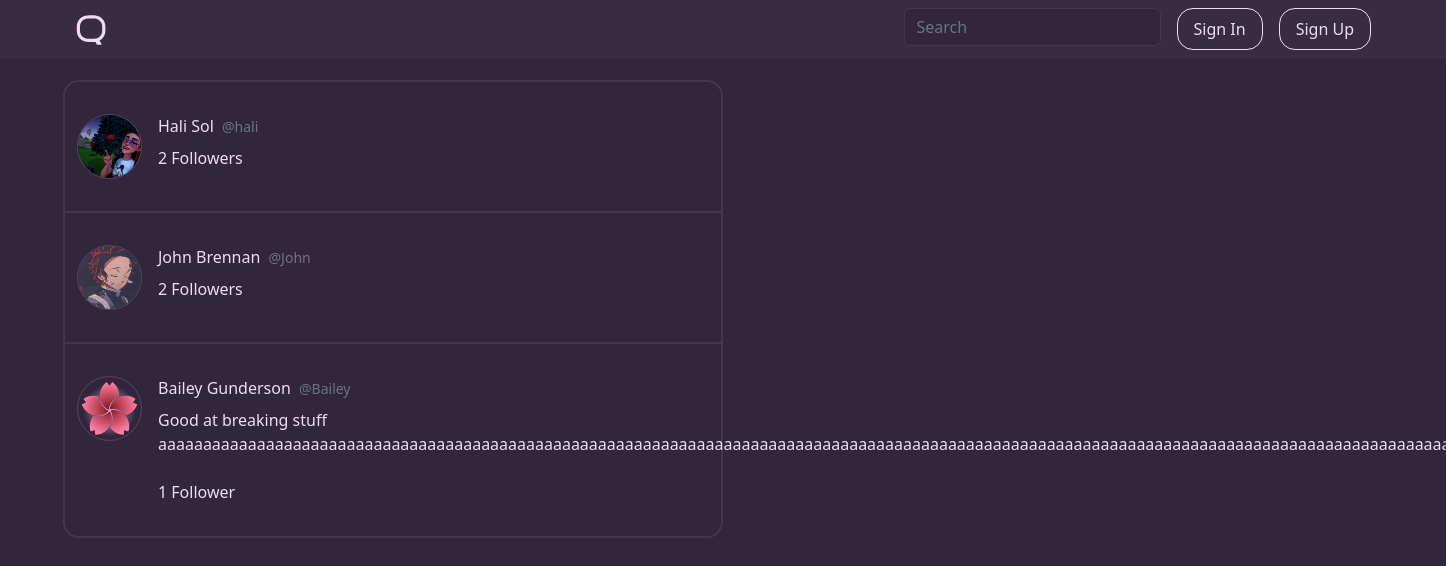
/u/flynn/following, run on the app's committed database.
### qwippit/models.py (models this page shows, shortened)
class User(db.Model, UserMixin):
    id = db.Column(db.Integer, primary_key=True)
    username = db.Column(db.String(16), unique=True, nullable=False)
    displayname = db.Column(db.String(20), nullable=False)
    email = db.Column(db.String(120), unique=True, nullable=False)
    bio = db.Column(db.String(256))
    image_file = db.Column(db.String(20), nullable=False, default='default.png')
    banner_file = db.Column(db.String(20), nullable=False, default='default.png')
    password = db.Column(db.String(60), nullable=False)
    emailverified = db.Column(db.Boolean(), nullable=False, default=False)
    following = db.relationship('User',
                                secondary=followers,
                                primaryjoin=(followers.c.follower_id == id),
                                secondaryjoin=(followers.c.followed_id == id),
                                backref=db.backref('followers', lazy='dynamic'),
                                lazy='dynamic')
    viewed_qwipps = db.relationship('Qwipp', secondary='qwippViews', backref='hasViewed')
    viewed_qwills = db.relationship('Qwill', secondary='qwillViews', backref='hasViewed')
    liked_qwipps = db.relationship('Qwipp', secondary='qwippLikes', backref='hasLiked')
    liked_qwills = db.relationship('Qwill', secondary='qwillLikes', backref='hasLiked')
    qwipps = db.relationship('Qwipp', backref='author', lazy=True)
    qwills = db.relationship('Qwill', backref='author', lazy=True)
    like_notifications = db.Column(db.Boolean(), nullable=False, default=True)
    follow_notifications = db.Column(db.Boolean(), nullable=False, default=True)
    reply_notifications = db.Column(db.Boolean(), nullable=False, default=True)

### qwippit/users/routes.py (the view)
@users.route("/u/<string:username>/following")
def user_following(username):
    user = User.query.filter(func.lower(User.username) == func.lower(username)).first_or_404()
    following = user.following
    return render_template('users/userfollowing.html', title="@" + username + " - Following", following=following)

### run.py (called while the page is built)
@app.template_filter()
def number_format(num):
    magnitude = 0
    while num >= 1000:
        num = float('{:.3g}'.format(num))
        magnitude += 1
        num /= 1000.0
    formatted_num = '{:,.1f}'.format(num) if 1000 <= num < 10000 else '{:f}'.format(num)
    return '{}{}'.format(formatted_num.rstrip('0').rstrip('.'), ['', 'K', 'M', 'B', 'T'][magnitude])

### qwippit/templates/users/userfollowing.html (shortened to what this page needs)
{% extends "main/layout.html" %}
{% block content %}
    <div class="following">
        {% if following.count() == 0 %}
            <article class="row content-section-only-empty user-feed">
                <div class="d-flex media">
                    <div class="col-lg d-flex justify-content-center">
                        <div class="media-body">
                            <div class="empty-user-header">
                                <h4>This user isn't following anyone.</h4>
                            </div>
                        </div>
                    </div>
                </div>
            </article>
        {% else %}
            {% for user in following %}
                {% if loop.length == 1 %}
                    <article onclick="location.href='{{ url_for('users.profile', username=user.username) }}'" class="row content-section-only user-feed">
                {% elif loop.last %}
                    <article onclick="location.href='{{ url_for('users.profile', username=user.username) }}'" class="row content-section-last user-feed-last">
                {% else %}
                    <article onclick="location.href='{{ url_for('users.profile', username=user.username) }}'" class="row content-section user-feed">
                {% endif %}
                    <div class="d-flex media">
                        <div class="col-lg d-flex">
                            <img class="me-3 rounded-circle border border-highlight" width="65px" height="65px" src="{{ url_for('static', filename='profile_pics/' + user.image_file) }}">
                            <div class="media-body">
                                <div class="article-metadata mb-2">
                                    <a class="author-link me-1" href="{{ url_for('users.profile', username=user.username) }}">{{ user.displayname }}</a>
                                    <small class="text-muted">@{{ user.username }}</small>
                                </div>
                                {% if user.bio %}
                                    <div class="article-metadata bio mb-4">
                                        <p class="main-font-nh">{{ user.bio }}</small>
                                    </div>
                                {% endif %}
                                <div class="followers-following mt-2">
                                    <div class="followers">
                                        {% if user.followers.count() == 1 %}
                                            <a href="{{ url_for('users.user_followers', username=user.username) }}" class="main-font" id="user-followers-{{ user.id }}">{{ user.followers.count() | number_format }} Follower</a>
                                        {% else %}
                                            <a href="{{ url_for('users.user_followers', username=user.username) }}" class="main-font" id="user-followers-{{ user.id }}">{{ user.followers.count() | number_format }} Followers</a>
                                        {% endif %}
                                    </div>
                                </div>
                            </div>
                        </div>
                        {% if request.MOBILE %}
                            <div class="follow col-sm ms-4 mt-4" style="text-align: right;">
                        {% else %}
                            <div class="follow col-sm mt-4" style="text-align: right;">
                        {% endif %}
                        </div>
                    </div>
                </article>
            {% endfor %}
        {% endif %}
    </div>
{% endblock content %}

### qwippit/static/main.css (style rules this page uses)
body { background: #31263B; color: #EFDBF9; margin-top: 5rem; overflow-x: hidden; }
.rounded-circle { background-color: #31263B; }
p { margin-bottom: 0; }
a { text-decoration: none; }
.main-font { color: #EFDBF9; transition: color 0.25s ease; }
.main-font-nh { color: #EFDBF9; }
.author-link { text-decoration: none; color: #EFDBF9; transition: 0.25s ease color; }
.content-section { cursor: pointer; padding-top: 2rem; padding-bottom: 2rem; border-bottom: 0.15rem solid; border-color: #43374C; background-color: #31263B; transition: background-color 0.25s ease; }
.content-section-last { cursor: pointer; padding-top: 2rem; padding-bottom: 2rem; border-bottom: none; border-color: #43374C; background-color: #31263B; transition: background-color 0.25s ease; }
.border-highlight { --bs-border-color: #54485D; }
.user-feed:first-child { border-top-right-radius: 1rem; border-top-left-radius: 1rem; }
.user-feed-last { border-bottom-right-radius: 1rem; border-bottom-left-radius: 1rem; }

### data on the page
User: image_file (picture), displayname "Hali Sol", username "hali", followers.count|number_format "2"
User: image_file (picture), displayname "John Brennan", username "John", followers.count|number_format "2"
User: image_file (picture), displayname "Bailey Gunderson", username "Bailey", bio "Good at breaking stuff…", followers.count|number_format "1"
